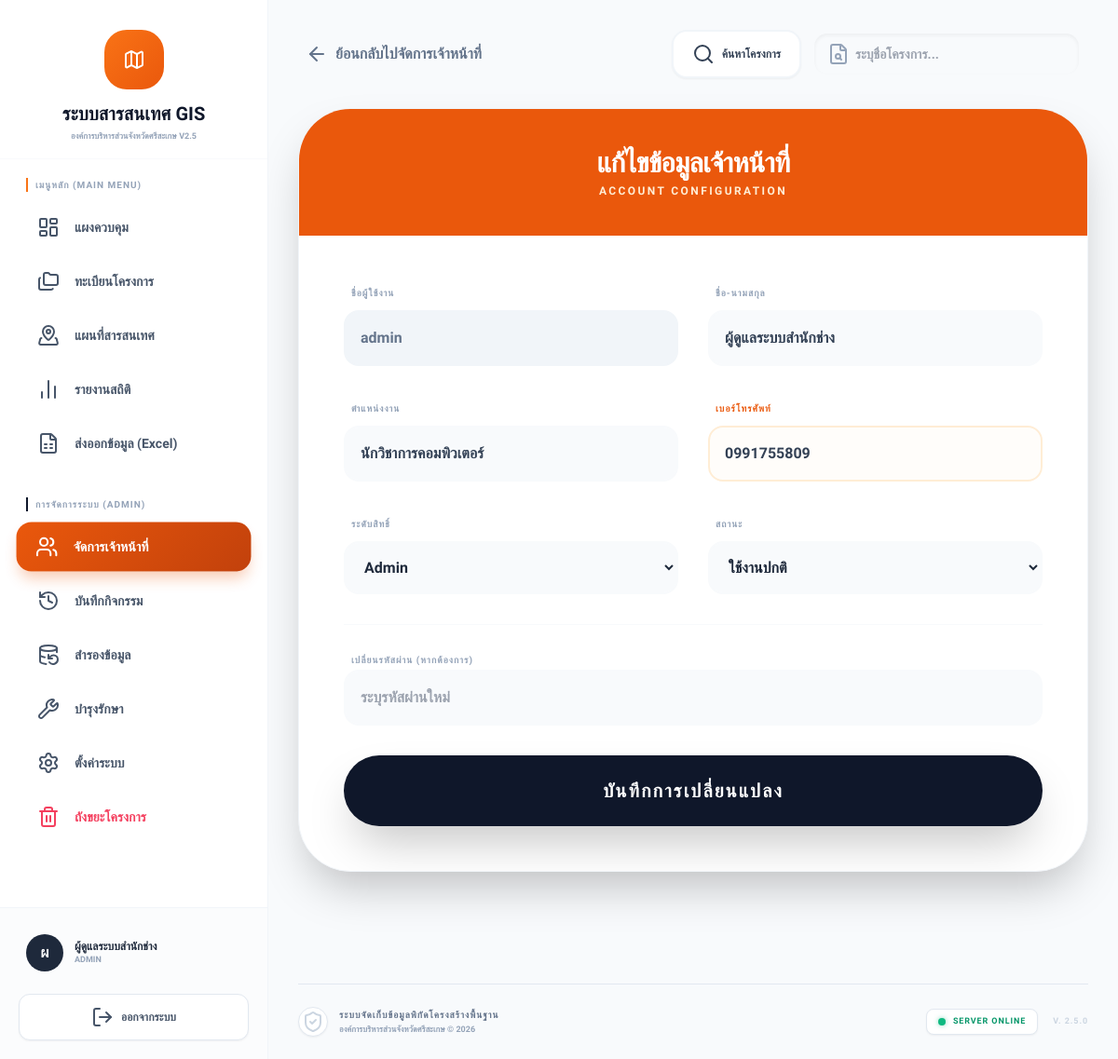
Page /edit_user.php?id=1 (signed in) on the committed database.
### tables this page shows
CREATE TABLE `users` (
  `id` int(11) NOT NULL,
  `username` varchar(50) NOT NULL COMMENT 'ชื่อผู้ใช้งาน',
  `password` varchar(255) NOT NULL COMMENT 'รหัสผ่าน (Hash)',
  `full_name` varchar(100) NOT NULL COMMENT 'ชื่อ-นามสกุล',
  `position` varchar(100) DEFAULT NULL COMMENT 'ตำแหน่งงาน',
  `phone` varchar(20) DEFAULT NULL,
  `department` varchar(100) DEFAULT 'สำนักช่าง' COMMENT 'หน่วยงาน',
  `role` enum('admin','staff','viewer') DEFAULT 'staff' COMMENT 'ระดับสิทธิ์',
  `status` enum('active','inactive') DEFAULT 'active' COMMENT 'สถานะบัญชี',
  `last_login` datetime DEFAULT NULL COMMENT 'เข้าสู่ระบบล่าสุด',
  `created_at` timestamp NOT NULL DEFAULT current_timestamp()
);

### includes/functions.php (called while the page is built, shortened)
<?php
if (!function_exists('e')) {
    function e($string) {
        return htmlspecialchars($string ?? '', ENT_QUOTES, 'UTF-8');
    }
}
?>

### edit_user.php (the view, shortened to what this page needs)
<?php
require_once 'config/db.php';
require_once 'includes/functions.php';
$id = intval($_GET['id']);
$stmt = $conn->prepare("SELECT * FROM users WHERE id = ?");
$stmt->bind_param("i", $id);
$stmt->execute();
$user_data = $stmt->get_result()->fetch_assoc();
include 'includes/header.php';
?>
<div class="max-w-5xl mx-auto pb-20 animate-in fade-in duration-500">
    <div class="flex flex-col lg:flex-row justify-between items-center mb-8 gap-4 px-2">
        <a href="users.php" class="text-slate-500 hover:text-orange-600 flex items-center gap-2 font-bold transition-all group shrink-0">
            <i data-lucide="arrow-left" size="18" class="group-hover:-translate-x-1 transition-transform"></i>
            <span>ย้อนกลับไปจัดการเจ้าหน้าที่</span>
        </a>
        <div class="flex items-center gap-3 w-full lg:w-auto">
            <a href="projects.php" class="bg-white border-2 border-slate-100 text-slate-700 px-5 py-3 rounded-2xl font-black text-xs shadow-sm hover:border-orange-500 hover:text-orange-600 transition-all flex items-center gap-2 group whitespace-nowrap">
                <i data-lucide="search" size="16" class="group-hover:scale-110 transition-transform"></i>
                <span>ค้นหาโครงการ</span>
            </a>
            <form action="projects.php" method="GET" class="relative flex-1 lg:w-72 group">
                <div class="absolute left-4 top-1/2 -translate-y-1/2 text-slate-400 group-focus-within:text-orange-600 transition-colors">
                    <i data-lucide="file-search" size="18"></i>
                </div>
                <input type="text" name="search" placeholder="ระบุชื่อโครงการ..."
                       class="w-full pl-11 pr-4 py-3 bg-slate-50 border-2 border-transparent rounded-2xl outline-none focus:border-orange-500 focus:bg-white transition-all font-bold text-sm shadow-inner">
            </form>
        </div>
    </div>
    <div class="bg-white rounded-[3.5rem] shadow-2xl border border-slate-100 overflow-hidden">
        <div class="bg-orange-600 p-10 text-white relative overflow-hidden text-center">
            <h2 class="text-3xl font-black relative z-10 uppercase tracking-tight">แก้ไขข้อมูลเจ้าหน้าที่</h2>
            <p class="text-orange-100 text-xs font-black uppercase tracking-[0.2em] mt-1 relative z-10">Account Configuration</p>
        </div>
        <form method="POST" class="p-8 md:p-12 space-y-8">
            <div class="grid grid-cols-1 md:grid-cols-2 gap-8">
                <div class="space-y-2">
                    <label class="text-[10px] font-black text-slate-400 uppercase tracking-widest ml-2">ชื่อผู้ใช้งาน</label>
                    <input type="text" value="<?= e($user_data['username']) ?>" disabled
                           class="w-full p-4 bg-slate-100 border-2 border-slate-100 rounded-2xl font-bold text-slate-500 cursor-not-allowed outline-none">
                </div>
                <div class="space-y-2">
                    <label class="text-[10px] font-black text-slate-400 uppercase tracking-widest ml-2">ชื่อ-นามสกุล</label>
                    <input type="text" name="full_name" value="<?= e($user_data['full_name']) ?>" required
                           class="w-full p-4 bg-slate-50 border-2 border-slate-50 rounded-2xl outline-none focus:border-orange-500 focus:bg-white transition-all font-bold text-slate-700">
                </div>
                <div class="space-y-2">
                    <label class="text-[10px] font-black text-slate-400 uppercase tracking-widest ml-2">ตำแหน่งงาน</label>
                    <input type="text" name="position" value="<?= e($user_data['position']) ?>"
                           class="w-full p-4 bg-slate-50 border-2 border-slate-50 rounded-2xl outline-none focus:border-orange-500 focus:bg-white transition-all font-bold text-slate-700">
                </div>
                <div class="space-y-2">
                    <label class="text-[10px] font-black text-orange-600 uppercase tracking-widest ml-2">เบอร์โทรศัพท์</label>
                    <input type="text" name="phone" value="<?= e($user_data['phone']) ?>" placeholder="0XX-XXX-XXXX"
                           class="w-full p-4 bg-orange-50/30 border-2 border-orange-100 rounded-2xl outline-none focus:border-orange-500 focus:bg-white transition-all font-black text-slate-700">
                </div>
                <div class="space-y-2">
                    <label class="text-[10px] font-black text-slate-400 uppercase tracking-widest ml-2">ระดับสิทธิ์</label>
                    <select name="role" class="w-full p-4 bg-slate-50 border-2 border-slate-50 rounded-2xl font-bold outline-none focus:border-orange-500">
                        <option value="admin" <?= $user_data['role'] == 'admin' ? 'selected' : '' ?>>Admin</option>
                    </select>
                </div>
                <div class="space-y-2">
                    <label class="text-[10px] font-black text-slate-400 uppercase tracking-widest ml-2">สถานะ</label>
                    <select name="status" class="w-full p-4 bg-slate-50 border-2 border-slate-50 rounded-2xl font-bold outline-none focus:border-orange-500">
                        <option value="active" <?= $user_data['status'] == 'active' ? 'selected' : '' ?>>ใช้งานปกติ</option>
                    </select>
                </div>
            </div>
            <div class="pt-6 border-t border-slate-50">
                <label class="text-[10px] font-black text-slate-400 uppercase tracking-widest ml-2">เปลี่ยนรหัสผ่าน (หากต้องการ)</label>
                <input type="password" name="password" placeholder="ระบุรหัสผ่านใหม่"
                       class="w-full p-4 bg-slate-50 border-2 border-slate-50 rounded-2xl outline-none focus:border-orange-500 transition-all font-bold">
            </div>
            <button type="submit" class="w-full bg-slate-900 hover:bg-orange-600 text-white font-black py-6 rounded-[2.5rem] shadow-2xl transition-all active:scale-95 text-xl mt-4 uppercase tracking-widest">
                บันทึกการเปลี่ยนแปลง
            </button>
        </form>
    </div>
</div>
<?php include 'includes/footer.php'; ?>

### includes/header.php (style rules this page uses)
body { font-family: 'Sarabun', sans-serif; -webkit-font-smoothing: antialiased; }

### rows in the picture
users: username "admin", full_name "ผู้ดูแลระบบสำนักช่าง", position "นักวิชาการคอมพิวเตอร์", phone "0991755809", role "Admin", status "ใช้งานปกติ"

### other values in the picture
$user_initial "ผ"
$user_full_name "ผู้ดูแลระบบสำนักช่าง"
$user_role "ADMIN"
